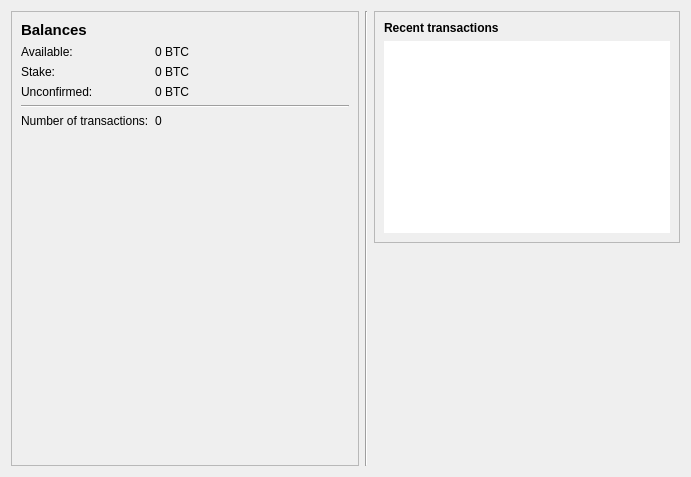
<?xml version="1.0" encoding="UTF-8"?>
<ui version="4.0">
 <class>OverviewPage</class>
 <widget class="QWidget" name="OverviewPage">
  <property name="geometry">
   <rect>
    <x>0</x>
    <y>0</y>
    <width>691</width>
    <height>477</height>
   </rect>
  </property>
  <property name="windowTitle">
   <string>Form</string>
  </property>
  <layout class="QHBoxLayout" name="horizontalLayout" stretch="1,0,1">
   <item>
    <layout class="QVBoxLayout" name="verticalLayout_2">
     <item>
      <widget class="QFrame" name="frame">
       <property name="frameShape">
        <enum>QFrame::StyledPanel</enum>
       </property>
       <property name="frameShadow">
        <enum>QFrame::Raised</enum>
       </property>
       <layout class="QFormLayout" name="formLayout">
        <item row="0" column="0">
         <widget class="QLabel" name="label_5">
          <property name="font">
           <font>
            <pointsize>11</pointsize>
            <weight>75</weight>
            <bold>true</bold>
           </font>
          </property>
          <property name="text">
           <string>Balances</string>
          </property>
         </widget>
        </item>
        <item row="1" column="0">
         <widget class="QLabel" name="label">
          <property name="text">
           <string>Available:</string>
          </property>
         </widget>
        </item>
        <item row="1" column="1">
         <widget class="QLabel" name="labelBalance">
          <property name="text">
           <string notr="true">0 BTC</string>
          </property>
         </widget>
        </item>
        <item row="2" column="0">
         <widget class="QLabel" name="label_6">
          <property name="text">
           <string>Stake:</string>
          </property>
         </widget>
        </item>
        <item row="2" column="1">
         <widget class="QLabel" name="labelStake">
          <property name="text">
           <string notr="true">0 BTC</string>
          </property>
         </widget>
        </item>
        <item row="3" column="0">
         <widget class="QLabel" name="label_3">
          <property name="text">
           <string>Unconfirmed:</string>
          </property>
         </widget>
        </item>
        <item row="3" column="1">
         <widget class="QLabel" name="labelUnconfirmed">
          <property name="text">
           <string notr="true">0 BTC</string>
          </property>
         </widget>
        </item>
        <item row="4" column="0" colspan="2">
         <widget class="Line" name="line">
          <property name="orientation">
           <enum>Qt::Horizontal</enum>
          </property>
         </widget>
        </item>
        <item row="5" column="0">
         <widget class="QLabel" name="label_2">
          <property name="text">
           <string>Number of transactions:</string>
          </property>
         </widget>
        </item>
        <item row="5" column="1">
         <widget class="QLabel" name="labelNumTransactions">
          <property name="text">
           <string>0</string>
          </property>
         </widget>
        </item>
        <item row="6" column="0" colspan="2">
         <spacer name="verticalSpacer_3">
          <property name="orientation">
           <enum>Qt::Vertical</enum>
          </property>
          <property name="sizeHint" stdset="0">
           <size>
            <width>328</width>
            <height>70</height>
           </size>
          </property>
         </spacer>
        </item>
        <item row="7" column="0" colspan="2">
         <widget class="QLabel" name="ov_bg">
          <property name="text">
           <string/>
          </property>
          <property name="pixmap">
           <pixmap resource="../bitcoin.qrc">:/icons/VDC</pixmap>
          </property>
          <property name="alignment">
           <set>Qt::AlignBottom|Qt::AlignLeading|Qt::AlignLeft</set>
          </property>
         </widget>
        </item>
       </layout>
       <zorder>label</zorder>
       <zorder>labelBalance</zorder>
       <zorder>label_2</zorder>
       <zorder>labelNumTransactions</zorder>
       <zorder>label_3</zorder>
       <zorder>labelUnconfirmed</zorder>
       <zorder>label_6</zorder>
       <zorder>labelStake</zorder>
       <zorder>label_5</zorder>
       <zorder>ov_bg</zorder>
       <zorder>verticalSpacer_3</zorder>
       <zorder>line</zorder>
      </widget>
     </item>
    </layout>
   </item>
   <item>
    <widget class="Line" name="line_2">
     <property name="orientation">
      <enum>Qt::Vertical</enum>
     </property>
    </widget>
   </item>
   <item>
    <layout class="QVBoxLayout" name="verticalLayout_3">
     <item>
      <widget class="QFrame" name="frame_2">
       <property name="frameShape">
        <enum>QFrame::StyledPanel</enum>
       </property>
       <property name="frameShadow">
        <enum>QFrame::Raised</enum>
       </property>
       <layout class="QVBoxLayout" name="verticalLayout">
        <item>
         <widget class="QLabel" name="label_4">
          <property name="text">
           <string>&lt;b&gt;Recent transactions&lt;/b&gt;</string>
          </property>
         </widget>
        </item>
        <item>
         <widget class="QListView" name="listTransactions">
          <property name="frameShape">
           <enum>QFrame::NoFrame</enum>
          </property>
          <property name="verticalScrollBarPolicy">
           <enum>Qt::ScrollBarAlwaysOff</enum>
          </property>
          <property name="horizontalScrollBarPolicy">
           <enum>Qt::ScrollBarAlwaysOff</enum>
          </property>
         </widget>
        </item>
       </layout>
      </widget>
     </item>
     <item>
      <spacer name="verticalSpacer_2">
       <property name="orientation">
        <enum>Qt::Vertical</enum>
       </property>
       <property name="sizeHint" stdset="0">
        <size>
         <width>20</width>
         <height>40</height>
        </size>
       </property>
      </spacer>
     </item>
    </layout>
   </item>
  </layout>
 </widget>
 <resources>
  <include location="../bitcoin.qrc"/>
 </resources>
 <connections/>
</ui>
